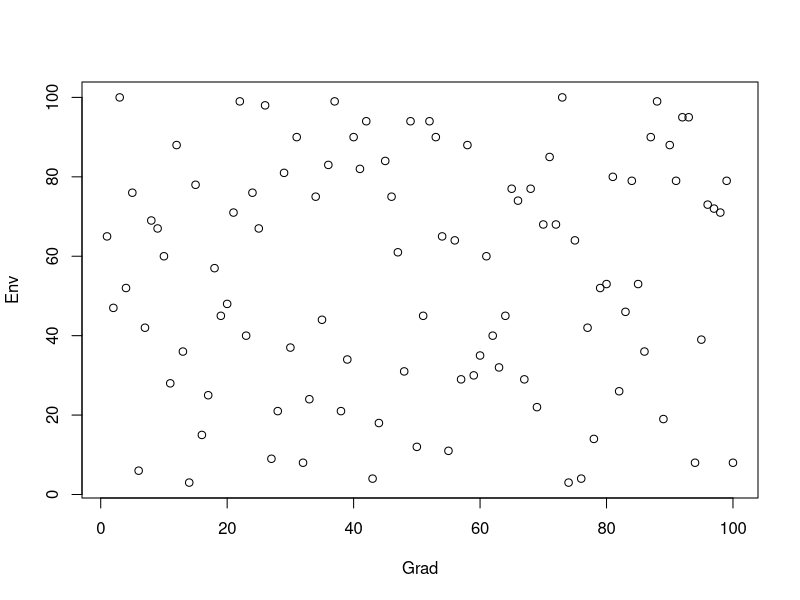

Write R code to recreate this figure. (Note: this script raises an error after producing the figure.)
## ---- chunk 1
knitr::opts_chunk$set(echo = TRUE)

library(tidyverse)
## ---- chunk 2

LAND = data.frame(Grad = 1:100, Env = sample(1:100, replace = TRUE))
plot(Env~Grad, data = LAND)
## ---- chunk 3

#Initialize Population Array
#100 sheets for 100 sites
#60 columns per individual represent 2 alleles each for each of 20 locii - 10 related to Env, 10 related to Grad, the first 10 are the Grad from mom, next 10 are the Grad from dad, next 10 are the Env from mom, next 10 are the Env from dad
POPS <- array(dim = c(100,1000,41))
POPS[,,1] <- sample(c("M", "F"), 100000, replace = TRUE)
#Took about 14 seconds
#Assign each allele with a a mean of 
for(i in 1:100){
  for (j in 1:1000){
    for (k in 1:20){ 
      POPS[i,j,k+1] <- rnorm(1, LAND$Grad[i], 0.3)
      POPS[i,j,k+21] <- rnorm(1, LAND$Env[i], 0.3)
      
      }
  }
}

#What if I make it a 2D array with a column for location 
POPS2  <- data.frame(Grad = LAND$Grad, Env = LAND$Env)

## ---- chunk 4
#selection/survival



#dispersal


#birth



## ---- chunk 5

ts         <- 0;
time_steps <- 20;
POPS_hist  <- NULL; # Here's the list
while(ts < time_steps){
    POPS            <- movement(POPS)
    ts              <- ts + 1
    POPS_hist[[ts]] <- POPS; # Add to list
}
print(POPS);
